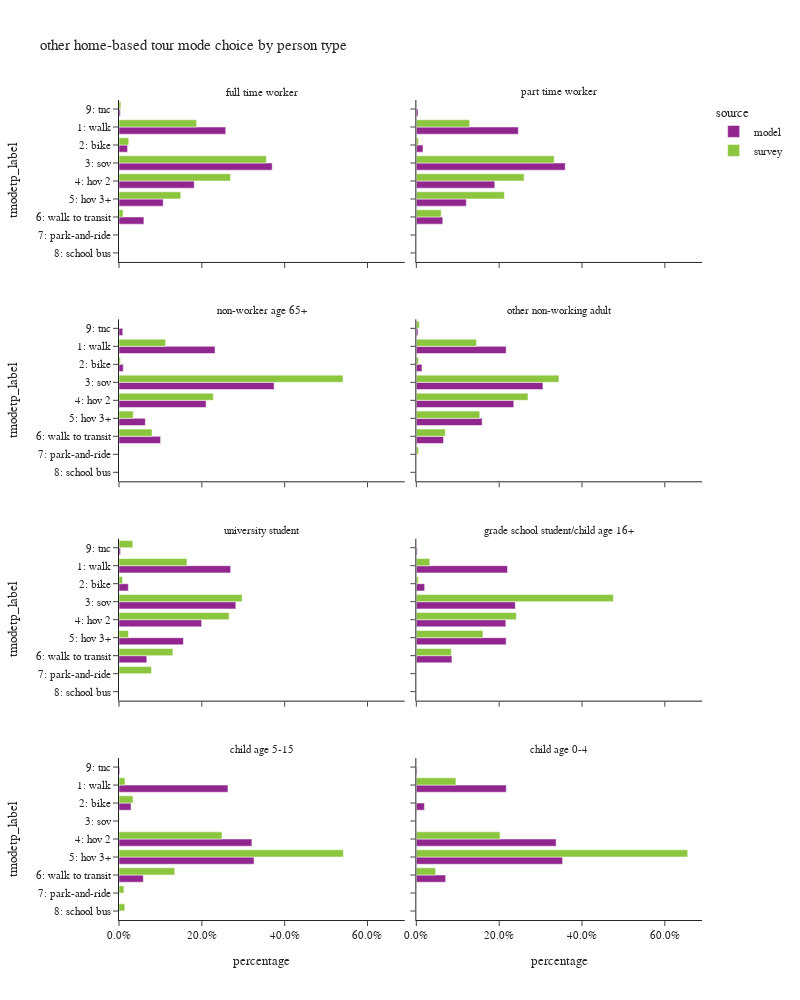

Notebook source saved alongside this figure:
### Code cell
plot_mode_choice(hb_tour,"pptyp_label",
                 {"pptyp_label":["full time worker","part time worker","non-worker age 65+","other non-working adult",
                                 "university student","grade school student/child age 16+","child age 5-15","child age 0-4"],
                  "tmodetp_label":["1: walk","2: bike","3: sov","4: hov 2","5: hov 3+","6: walk to transit",
                                   "7: park-and-ride","8: school bus","9: other–survey only"]},
                 "person type",2,1000)

### Figure 1 — Plotly figure (JSON) as saved in the notebook; plotly's stock layout.template omitted (floating-point values rounded to 4 significant figures)
{"data": [{"alignmentgroup": "True", "customdata": [[318714], [25661], [457294], [224523], [132036], [74357], [3802]], "hovertemplate": "source=model<br>pptyp_label=full time worker<br>percentage=%{x}<br>tmodetp_label=%{y}<br>sample count=%{customdata[0]}<extra></extra>", "legendgroup": "model", "marker": {"color": "#91268F", "pattern": {"shape": ""}}, "name": "model", "offsetgroup": "model", "orientation": "h", "showlegend": true, "textposition": "auto", "type": "bar", "x": [0.2578, 0.02075, 0.3699, 0.1816, 0.1068, 0.06014, 0.003075], "xaxis": "x7", "y": ["1: walk", "2: bike", "3: sov", "4: hov 2", "5: hov 3+", "6: walk to transit", "9: tnc"], "yaxis": "y7"}, {"alignmentgroup": "True", "customdata": [[459], [52], [448], [262], [145], [44], [2], [13]], "hovertemplate": "source=survey<br>pptyp_label=full time worker<br>percentage=%{x}<br>tmodetp_label=%{y}<br>sample count=%{customdata[0]}<extra></extra>", "legendgroup": "survey", "marker": {"color": "#8CC63E", "pattern": {"shape": ""}}, "name": "survey", "offsetgroup": "survey", "orientation": "h", "showlegend": true, "textposition": "auto", "type": "bar", "x": [0.1875, 0.0236, 0.3557, 0.2693, 0.1491, 0.009958, 0.0003214, 0.004467], "xaxis": "x7", "y": ["1: walk", "2: bike", "3: sov", "4: hov 2", "5: hov 3+", "6: walk to transit", "7: park-and-ride", "9: tnc"], "yaxis": "y7"}, {"alignmentgroup": "True", "customdata": [[86304], [5647], [125987], [66384], [42304], [22370], [1416]], "hovertemplate": "source=model<br>pptyp_label=part time worker<br>percentage=%{x}<br>tmodetp_label=%{y}<br>sample count=%{customdata[0]}<extra></extra>", "legendgroup": "model", "marker": {"color": "#91268F", "pattern": {"shape": ""}}, "name": "model", "offsetgroup": "model", "orientation": "h", "showlegend": false, "textposition": "auto", "type": "bar", "x": [0.2463, 0.01612, 0.3595, 0.1894, 0.1207, 0.06384, 0.004041], "xaxis": "x8", "y": ["1: walk", "2: bike", "3: sov", "4: hov 2", "5: hov 3+", "6: walk to transit", "9: tnc"], "yaxis": "y8"}, {"alignmentgroup": "True", "customdata": [[80], [11], [151], [75], [47], [25], [2]], "hovertemplate": "source=survey<br>pptyp_label=part time worker<br>percentage=%{x}<br>tmodetp_label=%{y}<br>sample count=%{customdata[0]}<extra></extra>", "legendgroup": "survey", "marker": {"color": "#8CC63E", "pattern": {"shape": ""}}, "name": "survey", "offsetgroup": "survey", "orientation": "h", "showlegend": false, "textposition": "auto", "type": "bar", "x": [0.1287, 0.004936, 0.3327, 0.2602, 0.2128, 0.06002, 0.0006502], "xaxis": "x8", "y": ["1: walk", "2: bike", "3: sov", "4: hov 2", "5: hov 3+", "6: walk to transit", "9: tnc"], "yaxis": "y8"}, {"alignmentgroup": "True", "customdata": [[200047], [8821], [322994], [181329], [54787], [86640], [7838]], "hovertemplate": "source=model<br>pptyp_label=non-worker age 65+<br>percentage=%{x}<br>tmodetp_label=%{y}<br>sample count=%{customdata[0]}<extra></extra>", "legendgroup": "model", "marker": {"color": "#91268F", "pattern": {"shape": ""}}, "name": "model", "offsetgroup": "model", "orientation": "h", "showlegend": false, "textposition": "auto", "type": "bar", "x": [0.232, 0.01023, 0.3745, 0.2102, 0.06352, 0.1005, 0.009088], "xaxis": "x5", "y": ["1: walk", "2: bike", "3: sov", "4: hov 2", "5: hov 3+", "6: walk to transit", "9: tnc"], "yaxis": "y5"}, {"alignmentgroup": "True", "customdata": [[159], [11], [428], [254], [56], [55], [4], [1]], "hovertemplate": "source=survey<br>pptyp_label=non-worker age 65+<br>percentage=%{x}<br>tmodetp_label=%{y}<br>sample count=%{customdata[0]}<extra></extra>", "legendgroup": "survey", "marker": {"color": "#8CC63E", "pattern": {"shape": ""}}, "name": "survey", "offsetgroup": "survey", "orientation": "h", "showlegend": false, "textposition": "auto", "type": "bar", "x": [0.1125, 0.003648, 0.541, 0.2278, 0.03434, 0.07992, 0.0006762, 0.0001513], "xaxis": "x5", "y": ["1: walk", "2: bike", "3: sov", "4: hov 2", "5: hov 3+", "6: walk to transit", "7: park-and-ride", "9: tnc"], "yaxis": "y5"}, {"alignmentgroup": "True", "customdata": [[220361], [13781], [310506], [239055], [161493], [66627], [3955]], "hovertemplate": "source=model<br>pptyp_label=other non-working adult<br>percentage=%{x}<br>tmodetp_label=%{y}<br>sample count=%{customdata[0]}<extra></extra>", "legendgroup": "model", "marker": {"color": "#91268F", "pattern": {"shape": ""}}, "name": "model", "offsetgroup": "model", "orientation": "h", "showlegend": false, "textposition": "auto", "type": "bar", "x": [0.2169, 0.01357, 0.3057, 0.2353, 0.159, 0.06559, 0.003894], "xaxis": "x6", "y": ["1: walk", "2: bike", "3: sov", "4: hov 2", "5: hov 3+", "6: walk to transit", "9: tnc"], "yaxis": "y6"}, {"alignmentgroup": "True", "customdata": [[187], [22], [324], [194], [110], [64], [5], [7]], "hovertemplate": "source=survey<br>pptyp_label=other non-working adult<br>percentage=%{x}<br>tmodetp_label=%{y}<br>sample count=%{customdata[0]}<extra></extra>", "legendgroup": "survey", "marker": {"color": "#8CC63E", "pattern": {"shape": ""}}, "name": "survey", "offsetgroup": "survey", "orientation": "h", "showlegend": false, "textposition": "auto", "type": "bar", "x": [0.1453, 0.005416, 0.3444, 0.2696, 0.1531, 0.06987, 0.005306, 0.007063], "xaxis": "x6", "y": ["1: walk", "2: bike", "3: sov", "4: hov 2", "5: hov 3+", "6: walk to transit", "7: park-and-ride", "9: tnc"], "yaxis": "y6"}, {"alignmentgroup": "True", "customdata": [[19552], [1637], [20460], [14470], [11281], [4861], [270]], "hovertemplate": "source=model<br>pptyp_label=university student<br>percentage=%{x}<br>tmodetp_label=%{y}<br>sample count=%{customdata[0]}<extra></extra>", "legendgroup": "model", "marker": {"color": "#91268F", "pattern": {"shape": ""}}, "name": "model", "offsetgroup": "model", "orientation": "h", "showlegend": false, "textposition": "auto", "type": "bar", "x": [0.2696, 0.02257, 0.2821, 0.1995, 0.1555, 0.06702, 0.003723], "xaxis": "x3", "y": ["1: walk", "2: bike", "3: sov", "4: hov 2", "5: hov 3+", "6: walk to transit", "9: tnc"], "yaxis": "y3"}, {"alignmentgroup": "True", "customdata": [[39], [5], [27], [15], [4], [10], [3], [1]], "hovertemplate": "source=survey<br>pptyp_label=university student<br>percentage=%{x}<br>tmodetp_label=%{y}<br>sample count=%{customdata[0]}<extra></extra>", "legendgroup": "survey", "marker": {"color": "#8CC63E", "pattern": {"shape": ""}}, "name": "survey", "offsetgroup": "survey", "orientation": "h", "showlegend": false, "textposition": "auto", "type": "bar", "x": [0.1641, 0.008495, 0.2973, 0.2657, 0.02279, 0.13, 0.07835, 0.03329], "xaxis": "x3", "y": ["1: walk", "2: bike", "3: sov", "4: hov 2", "5: hov 3+", "6: walk to transit", "7: park-and-ride", "9: tnc"], "yaxis": "y3"}, {"alignmentgroup": "True", "customdata": [[20142], [1836], [21870], [19767], [19840], [7863], [195]], "hovertemplate": "source=model<br>pptyp_label=grade school student/child age 16+<br>percentage=%{x}<br>tmodetp_label=%{y}<br>sample count=%{customdata[0]}<extra></extra>", "legendgroup": "model", "marker": {"color": "#91268F", "pattern": {"shape": ""}}, "name": "model", "offsetgroup": "model", "orientation": "h", "showlegend": false, "textposition": "auto", "type": "bar", "x": [0.2201, 0.02006, 0.239, 0.216, 0.2168, 0.08592, 0.002131], "xaxis": "x4", "y": ["1: walk", "2: bike", "3: sov", "4: hov 2", "5: hov 3+", "6: walk to transit", "9: tnc"], "yaxis": "y4"}, {"alignmentgroup": "True", "customdata": [[5], [3], [17], [9], [15], [2], [1]], "hovertemplate": "source=survey<br>pptyp_label=grade school student/child age 16+<br>percentage=%{x}<br>tmodetp_label=%{y}<br>sample count=%{customdata[0]}<extra></extra>", "legendgroup": "survey", "marker": {"color": "#8CC63E", "pattern": {"shape": ""}}, "name": "survey", "offsetgroup": "survey", "orientation": "h", "showlegend": false, "textposition": "auto", "type": "bar", "x": [0.03245, 0.004678, 0.4759, 0.2415, 0.1608, 0.08429, 0.0003491], "xaxis": "x4", "y": ["1: walk", "2: bike", "3: sov", "4: hov 2", "5: hov 3+", "6: walk to transit", "8: school bus"], "yaxis": "y4"}, {"alignmentgroup": "True", "customdata": [[47866], [5285], [58392], [59332], [10692], [368]], "hovertemplate": "source=model<br>pptyp_label=child age 5-15<br>percentage=%{x}<br>tmodetp_label=%{y}<br>sample count=%{customdata[0]}<extra></extra>", "legendgroup": "model", "marker": {"color": "#91268F", "pattern": {"shape": ""}}, "name": "model", "offsetgroup": "model", "orientation": "h", "showlegend": false, "textposition": "auto", "type": "bar", "x": [0.2631, 0.02905, 0.3209, 0.3261, 0.05877, 0.002023], "xaxis": "x", "y": ["1: walk", "2: bike", "4: hov 2", "5: hov 3+", "6: walk to transit", "9: tnc"], "yaxis": "y"}, {"alignmentgroup": "True", "customdata": [[9], [4], [1], [43], [104], [5], [1], [4]], "hovertemplate": "source=survey<br>pptyp_label=child age 5-15<br>percentage=%{x}<br>tmodetp_label=%{y}<br>sample count=%{customdata[0]}<extra></extra>", "legendgroup": "survey", "marker": {"color": "#8CC63E", "pattern": {"shape": ""}}, "name": "survey", "offsetgroup": "survey", "orientation": "h", "showlegend": false, "textposition": "auto", "type": "bar", "x": [0.01448, 0.03374, 0.000817, 0.2486, 0.5419, 0.1346, 0.0119, 0.01398], "xaxis": "x", "y": ["1: walk", "2: bike", "3: sov", "4: hov 2", "5: hov 3+", "6: walk to transit", "7: park-and-ride", "8: school bus"], "yaxis": "y"}, {"alignmentgroup": "True", "customdata": [[34225], [3081], [53196], [55644], [11158], [287]], "hovertemplate": "source=model<br>pptyp_label=child age 0-4<br>percentage=%{x}<br>tmodetp_label=%{y}<br>sample count=%{customdata[0]}<extra></extra>", "legendgroup": "model", "marker": {"color": "#91268F", "pattern": {"shape": ""}}, "name": "model", "offsetgroup": "model", "orientation": "h", "showlegend": false, "textposition": "auto", "type": "bar", "x": [0.2172, 0.01955, 0.3376, 0.3531, 0.0708, 0.001821], "xaxis": "x2", "y": ["1: walk", "2: bike", "4: hov 2", "5: hov 3+", "6: walk to transit", "9: tnc"], "yaxis": "y2"}, {"alignmentgroup": "True", "customdata": [[26], [20], [74], [1], [1]], "hovertemplate": "source=survey<br>pptyp_label=child age 0-4<br>percentage=%{x}<br>tmodetp_label=%{y}<br>sample count=%{customdata[0]}<extra></extra>", "legendgroup": "survey", "marker": {"color": "#8CC63E", "pattern": {"shape": ""}}, "name": "survey", "offsetgroup": "survey", "orientation": "h", "showlegend": false, "textposition": "auto", "type": "bar", "x": [0.09553, 0.2022, 0.6553, 0.04666, 0.0002918], "xaxis": "x2", "y": ["1: walk", "4: hov 2", "5: hov 3+", "6: walk to transit", "7: park-and-ride"], "yaxis": "y2"}], "layout": {"annotations": [{"font": {}, "showarrow": false, "text": "child age 5-15", "x": 0.245, "xanchor": "center", "xref": "paper", "y": 0.1975, "yanchor": "bottom", "yref": "paper"}, {"font": {}, "showarrow": false, "text": "child age 0-4", "x": 0.755, "xanchor": "center", "xref": "paper", "y": 0.1975, "yanchor": "bottom", "yref": "paper"}, {"font": {}, "showarrow": false, "text": "university student", "x": 0.245, "xanchor": "center", "xref": "paper", "y": 0.465, "yanchor": "bottom", "yref": "paper"}, {"font": {}, "showarrow": false, "text": "grade school student/child age 16+", "x": 0.755, "xanchor": "center", "xref": "paper", "y": 0.465, "yanchor": "bottom", "yref": "paper"}, {"font": {}, "showarrow": false, "text": "non-worker age 65+", "x": 0.245, "xanchor": "center", "xref": "paper", "y": 0.7325, "yanchor": "bottom", "yref": "paper"}, {"font": {}, "showarrow": false, "text": "other non-working adult", "x": 0.755, "xanchor": "center", "xref": "paper", "y": 0.7325, "yanchor": "bottom", "yref": "paper"}, {"font": {}, "showarrow": false, "text": "full time worker", "x": 0.245, "xanchor": "center", "xref": "paper", "y": 1.0, "yanchor": "bottom", "yref": "paper"}, {"font": {}, "showarrow": false, "text": "part time worker", "x": 0.755, "xanchor": "center", "xref": "paper", "y": 1.0, "yanchor": "bottom", "yref": "paper"}], "barmode": "group", "height": 1000, "legend": {"title": {"text": "source"}, "tracegroupgap": 0}, "title": {"text": "other home-based tour mode choice by person type"}, "width": 800, "xaxis": {"anchor": "y", "domain": [0.0, 0.49], "tickformat": ".1%", "title": {"text": "percentage"}}, "xaxis2": {"anchor": "y2", "domain": [0.51, 1.0], "matches": "x", "tickformat": ".1%", "title": {"text": "percentage"}}, "xaxis3": {"anchor": "y3", "domain": [0.0, 0.49], "matches": "x", "showticklabels": false, "tickformat": ".1%"}, "xaxis4": {"anchor": "y4", "domain": [0.51, 1.0], "matches": "x", "showticklabels": false, "tickformat": ".1%"}, "xaxis5": {"anchor": "y5", "domain": [0.0, 0.49], "matches": "x", "showticklabels": false, "tickformat": ".1%"}, "xaxis6": {"anchor": "y6", "domain": [0.51, 1.0], "matches": "x", "showticklabels": false, "tickformat": ".1%"}, "xaxis7": {"anchor": "y7", "domain": [0.0, 0.49], "matches": "x", "showticklabels": false, "tickformat": ".1%"}, "xaxis8": {"anchor": "y8", "domain": [0.51, 1.0], "matches": "x", "showticklabels": false, "tickformat": ".1%"}, "yaxis": {"anchor": "x", "categoryarray": ["9: other–survey only", "8: school bus", "7: park-and-ride", "6: walk to transit", "5: hov 3+", "4: hov 2", "3: sov", "2: bike", "1: walk"], "categoryorder": "array", "domain": [0.0, 0.1975], "title": {"text": "tmodetp_label"}}, "yaxis2": {"anchor": "x2", "domain": [0.0, 0.1975], "matches": "y", "showticklabels": false}, "yaxis3": {"anchor": "x3", "categoryarray": ["9: other–survey only", "8: school bus", "7: park-and-ride", "6: walk to transit", "5: hov 3+", "4: hov 2", "3: sov", "2: bike", "1: walk"], "categoryorder": "array", "domain": [0.2675, 0.465], "matches": "y", "title": {"text": "tmodetp_label"}}, "yaxis4": {"anchor": "x4", "domain": [0.2675, 0.465], "matches": "y", "showticklabels": false}, "yaxis5": {"anchor": "x5", "categoryarray": ["9: other–survey only", "8: school bus", "7: park-and-ride", "6: walk to transit", "5: hov 3+", "4: hov 2", "3: sov", "2: bike", "1: walk"], "categoryorder": "array", "domain": [0.535, 0.7325], "matches": "y", "title": {"text": "tmodetp_label"}}, "yaxis6": {"anchor": "x6", "domain": [0.535, 0.7325], "matches": "y", "showticklabels": false}, "yaxis7": {"anchor": "x7", "categoryarray": ["9: other–survey only", "8: school bus", "7: park-and-ride", "6: walk to transit", "5: hov 3+", "4: hov 2", "3: sov", "2: bike", "1: walk"], "categoryorder": "array", "domain": [0.8025, 1.0], "matches": "y", "title": {"text": "tmodetp_label"}}, "yaxis8": {"anchor": "x8", "domain": [0.8025, 1.0], "matches": "y", "showticklabels": false}}}
